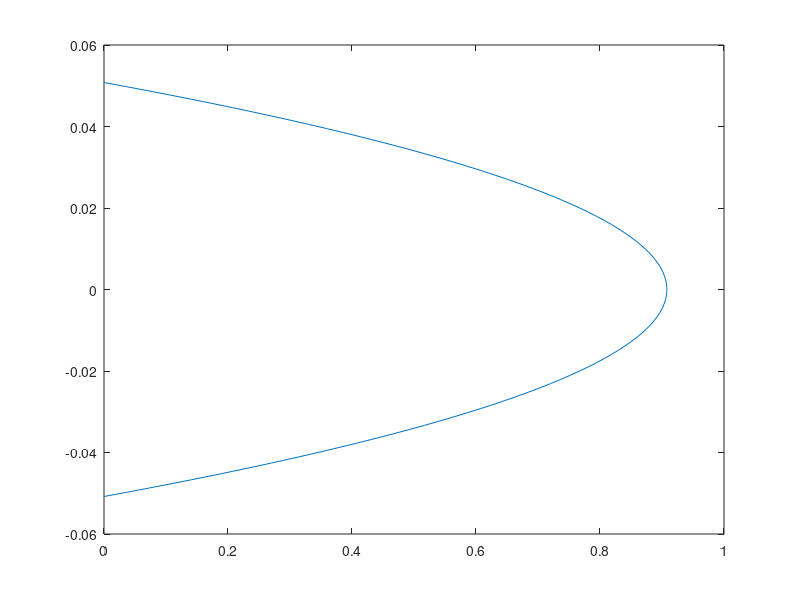

Write the MATLAB code that produced this figure.
clear all;
clc;

D = 4*0.0254; % Inner Diameter of pipe (m)
R = D/2;
Ar = (pi*D^2)/4; % Area of the pipe (m2)
Q = (2000*42*(3.785*10^-3))/(24*60*60); % Volumetric flowrate (m3/s)
 
a = 0;
b = R;
n = 100;
x = linspace(a, b, n);
f = x.*((1-((x)/R).^2));

I_trap = trapz(x, f);
err_trap = 2 - I_trap;

uavg = Q/Ar;
r=linspace(-0.0508,0.0508,100);
umax = ((((uavg)*pi*(R)^2)/ (I_trap*2*pi)));
velocity = umax*(1-(r/R).^2);

plot(velocity,r)